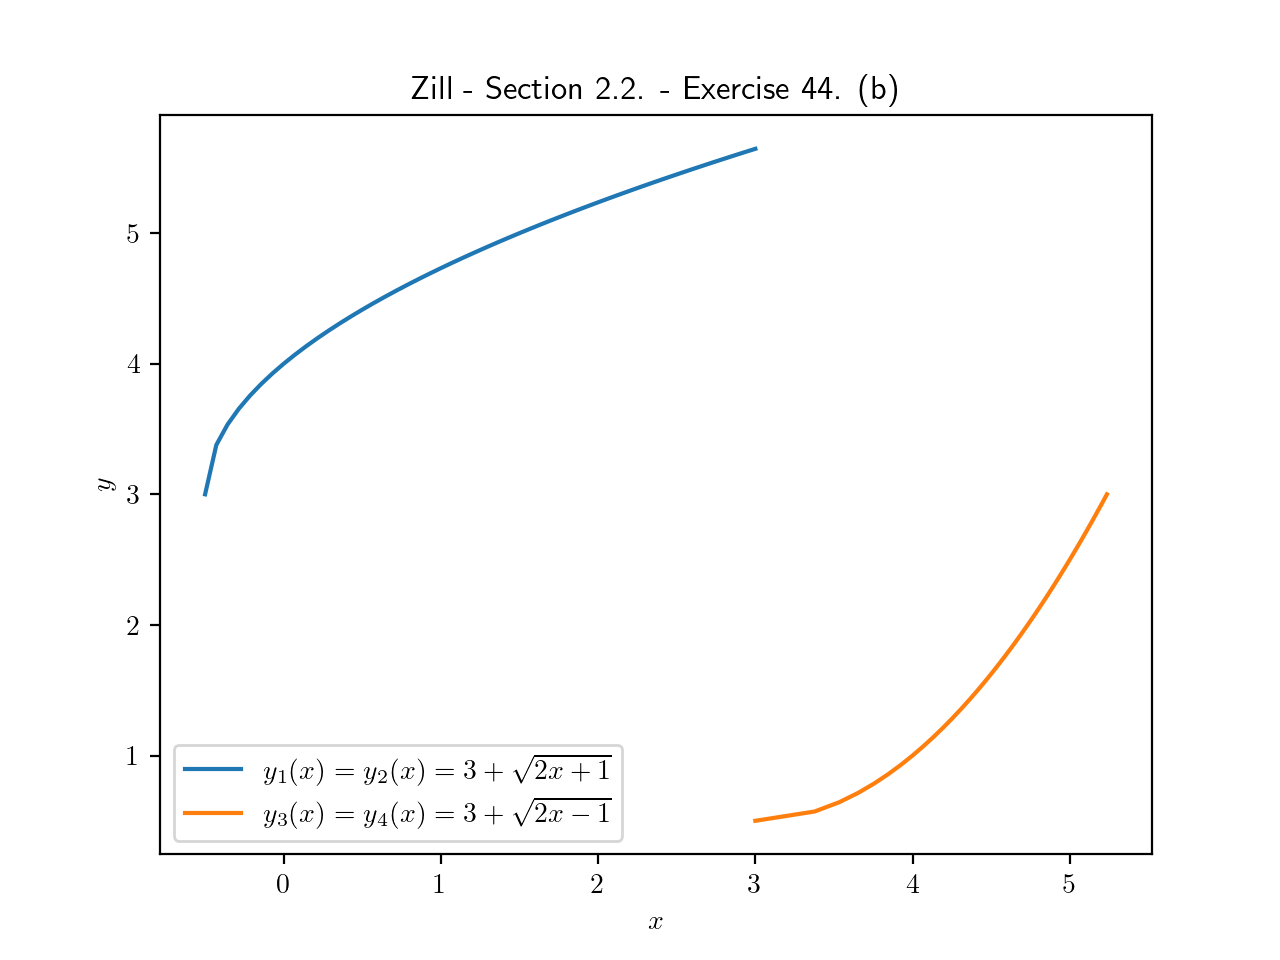

The script that saved this image:
#!/usr/bin/env python3
# Zill - Differential Equations with Boundary-Value Problems
# Section 2.2: Exercise 44. (b)
import numpy as np
import matplotlib
matplotlib.rcParams['text.usetex'] = True
import matplotlib.pyplot as plt

# sample of interval I = (-1/2, inf)
x = np.linspace(-1/2, 3)

# define functions y_1(x) and y_3(x)
def y_1(x):
    return 3 + np.sqrt(2*x + 1)

def y_3(x):
    return 3 + np.sqrt(2*x - 1)

# plot figure and axes
fig, ax = plt.subplots()
solutions = ax.plot(x, y_1(x), y_3(x), x)

# add title and label
ax.set_title("Zill - Section 2.2. - Exercise 44. (b)")
ax.set_xlabel("$x$")
ax.set_ylabel("$y$")
ax.legend((r"$y_1(x) = y_2(x) = 3 + \sqrt{2x + 1}$",
           r"$y_3(x) = y_4(x) = 3 + \sqrt{2x - 1}$"))

# show plot
plt.show()

# save plot
fig.savefig("ch02_02_ex44_b.pdf")
